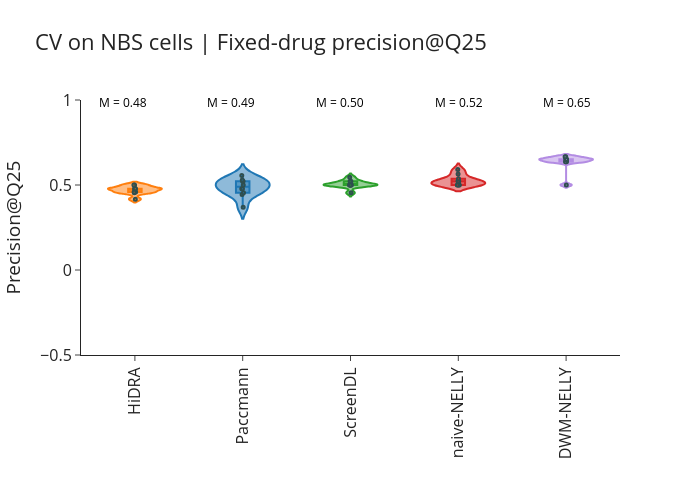

This figure's notebook cell:
### Code cell
palette = {
    "Paccmann": "#1F77B4",       # blue
    "HiDRA": "#FF7F0E",  # orange
    "ScreenDL": "#2CA02C",     # green
    "naive-NELLY": "#D62728",   # red
    "DWM-NELLY" : "#b38ce3"
}

fig = px.violin(metrics_fixed_drug,
                x="Method",
                y="MPrecision",
                color="Method",
                height=500,
                width=700,
                template="simple_white",
                box=True,
                points="all",
                labels={"Method": "",
                        "MPrecision": "Precision@Q25"
                       },
                color_discrete_map=palette,
                title= "CV on NBS cells | Fixed-drug precision@Q25" 
               )


fig.update_traces(
    jitter=0.05,
    pointpos=0,
    width=0.5
)

fig.add_annotation(
    x=0.03,  # Adjust if you have multiple violins (e.g., grouped by drug)
    y=0.95,
    text=f"M = {hidra_fixed_drug.median(1).item():.2f}",
    xref="paper", yref="paper",
    showarrow=False,
    yanchor='bottom',
    font=dict(color="black", size=12)
)


fig.add_annotation(
    x=0.23,  # Adjust if you have multiple violins (e.g., grouped by drug)
    y=0.95,
    text=f"M = {paccmann_fixed_drug.median(1).item():.2f}",
    xref="paper", yref="paper",
    showarrow=False,
    yanchor='bottom',
    font=dict(color="black", size=12)
)


fig.add_annotation(
    x=0.48,  # Adjust if you have multiple violins (e.g., grouped by drug)
    y=0.95,
    text=f"M = {screendl_fixed_drug.median(1).item():.2f}",
    xref="paper", yref="paper",
    showarrow=False,
    yanchor='bottom',
    font=dict(color="black", size=12)
)

fig.add_annotation(
    x=0.75,  # Adjust if you have multiple violins (e.g., grouped by drug)
    y=0.95,
    text=f"M = {naive_NELLY_fixed_drug.median(1).item():.2f}",
    xref="paper", yref="paper",
    showarrow=False,
    yanchor='bottom',
    font=dict(color="black", size=12)
)

fig.add_annotation(
    x=0.95,  # Adjust if you have multiple violins (e.g., grouped by drug)
    y=0.95,
    text=f"M = {dwm_NELLY_fixed_drug.median(1).item():.2f}",
    xref="paper", yref="paper",
    showarrow=False,
    yanchor='bottom',
    font=dict(color="black", size=12)
)


fig.update_traces(
    marker=dict(
        size=3,
        line=dict(width=2, color="DarkSlateGrey")
    )
)
fig.update_layout(
    font=dict(size=16),
    showlegend=False
)
fig.update_yaxes(range=[-0.5, 1])
fig.update_xaxes(tickangle=-90)

fig

### Figure 1 — Plotly figure (JSON) as saved in the notebook; plotly's stock layout.template omitted (floating-point values rounded to 4 significant figures)
{"data": [{"alignmentgroup": "True", "box": {"visible": true}, "hovertemplate": "=%{x}<br>Precision@Q25=%{y}<extra></extra>", "jitter": 0.05, "legendgroup": "HiDRA", "marker": {"color": "#FF7F0E", "line": {"color": "DarkSlateGrey", "width": 2}, "size": 3}, "name": "HiDRA", "offsetgroup": "HiDRA", "orientation": "v", "pointpos": 0, "points": "all", "scalegroup": "True", "showlegend": true, "type": "violin", "width": 0.5, "x": ["HiDRA", "HiDRA", "HiDRA", "HiDRA", "HiDRA", "HiDRA", "HiDRA", "HiDRA", "HiDRA", "HiDRA"], "x0": " ", "xaxis": "x", "y": [0.4783, 0.4783, 0.4583, 0.4783, 0.5, 0.4545, 0.4583, 0.5, 0.4783, 0.4167], "y0": " ", "yaxis": "y"}, {"alignmentgroup": "True", "box": {"visible": true}, "hovertemplate": "=%{x}<br>Precision@Q25=%{y}<extra></extra>", "jitter": 0.05, "legendgroup": "Paccmann", "marker": {"color": "#1F77B4", "line": {"color": "DarkSlateGrey", "width": 2}, "size": 3}, "name": "Paccmann", "offsetgroup": "Paccmann", "orientation": "v", "pointpos": 0, "points": "all", "scalegroup": "True", "showlegend": true, "type": "violin", "width": 0.5, "x": ["Paccmann", "Paccmann", "Paccmann", "Paccmann", "Paccmann", "Paccmann", "Paccmann", "Paccmann", "Paccmann", "Paccmann"], "x0": " ", "xaxis": "x", "y": [0.4783, 0.4444, 0.5217, 0.5294, 0.4783, 0.5, 0.4545, 0.5556, 0.5217, 0.3684], "y0": " ", "yaxis": "y"}, {"alignmentgroup": "True", "box": {"visible": true}, "hovertemplate": "=%{x}<br>Precision@Q25=%{y}<extra></extra>", "jitter": 0.05, "legendgroup": "ScreenDL", "marker": {"color": "#2CA02C", "line": {"color": "DarkSlateGrey", "width": 2}, "size": 3}, "name": "ScreenDL", "offsetgroup": "ScreenDL", "orientation": "v", "pointpos": 0, "points": "all", "scalegroup": "True", "showlegend": true, "type": "violin", "width": 0.5, "x": ["ScreenDL", "ScreenDL", "ScreenDL", "ScreenDL", "ScreenDL", "ScreenDL", "ScreenDL", "ScreenDL", "ScreenDL", "ScreenDL"], "x0": " ", "xaxis": "x", "y": [0.5217, 0.5, 0.5, 0.5217, 0.5, 0.5, 0.5, 0.5455, 0.5, 0.4545], "y0": " ", "yaxis": "y"}, {"alignmentgroup": "True", "box": {"visible": true}, "hovertemplate": "=%{x}<br>Precision@Q25=%{y}<extra></extra>", "jitter": 0.05, "legendgroup": "naive-NELLY", "marker": {"color": "#D62728", "line": {"color": "DarkSlateGrey", "width": 2}, "size": 3}, "name": "naive-NELLY", "offsetgroup": "naive-NELLY", "orientation": "v", "pointpos": 0, "points": "all", "scalegroup": "True", "showlegend": true, "type": "violin", "width": 0.5, "x": ["naive-NELLY", "naive-NELLY", "naive-NELLY", "naive-NELLY", "naive-NELLY", "naive-NELLY", "naive-NELLY", "naive-NELLY", "naive-NELLY", "naive-NELLY"], "x0": " ", "xaxis": "x", "y": [0.5217, 0.5238, 0.5, 0.5652, 0.5217, 0.5, 0.5, 0.5909, 0.5366, 0.5], "y0": " ", "yaxis": "y"}, {"alignmentgroup": "True", "box": {"visible": true}, "hovertemplate": "=%{x}<br>Precision@Q25=%{y}<extra></extra>", "jitter": 0.05, "legendgroup": "DWM-NELLY", "marker": {"color": "#b38ce3", "line": {"color": "DarkSlateGrey", "width": 2}, "size": 3}, "name": "DWM-NELLY", "offsetgroup": "DWM-NELLY", "orientation": "v", "pointpos": 0, "points": "all", "scalegroup": "True", "showlegend": true, "type": "violin", "width": 0.5, "x": ["DWM-NELLY", "DWM-NELLY", "DWM-NELLY", "DWM-NELLY", "DWM-NELLY", "DWM-NELLY", "DWM-NELLY", "DWM-NELLY", "DWM-NELLY", "DWM-NELLY"], "x0": " ", "xaxis": "x", "y": [0.6522, 0.6522, 0.6364, 0.6667, 0.65, 0.6364, 0.6364, 0.6667, 0.6522, 0.5], "y0": " ", "yaxis": "y"}], "layout": {"annotations": [{"font": {"color": "black", "size": 12}, "showarrow": false, "text": "M = 0.48", "x": 0.03, "xref": "paper", "y": 0.95, "yanchor": "bottom", "yref": "paper"}, {"font": {"color": "black", "size": 12}, "showarrow": false, "text": "M = 0.49", "x": 0.23, "xref": "paper", "y": 0.95, "yanchor": "bottom", "yref": "paper"}, {"font": {"color": "black", "size": 12}, "showarrow": false, "text": "M = 0.50", "x": 0.48, "xref": "paper", "y": 0.95, "yanchor": "bottom", "yref": "paper"}, {"font": {"color": "black", "size": 12}, "showarrow": false, "text": "M = 0.52", "x": 0.75, "xref": "paper", "y": 0.95, "yanchor": "bottom", "yref": "paper"}, {"font": {"color": "black", "size": 12}, "showarrow": false, "text": "M = 0.65", "x": 0.95, "xref": "paper", "y": 0.95, "yanchor": "bottom", "yref": "paper"}], "font": {"size": 16}, "height": 500, "legend": {"title": {"text": ""}, "tracegroupgap": 0}, "showlegend": false, "title": {"text": "CV on NBS cells | Fixed-drug precision@Q25"}, "violinmode": "overlay", "width": 700, "xaxis": {"anchor": "y", "autorange": true, "categoryarray": ["HiDRA", "Paccmann", "ScreenDL", "naive-NELLY", "DWM-NELLY"], "categoryorder": "array", "domain": [0, 1], "range": [-0.5, 4.5], "tickangle": -90, "title": {"text": ""}, "type": "category"}, "yaxis": {"anchor": "x", "domain": [0, 1], "range": [-0.5, 1], "title": {"text": "Precision@Q25"}, "type": "linear"}}}
